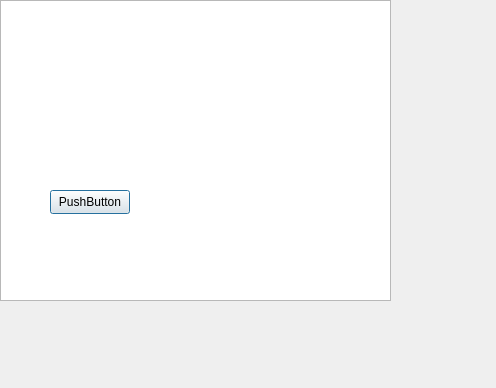
<?xml version="1.0" encoding="UTF-8"?>
<ui version="4.0">
 <class>Dialog</class>
 <widget class="QDialog" name="Dialog">
  <property name="geometry">
   <rect>
    <x>0</x>
    <y>0</y>
    <width>496</width>
    <height>388</height>
   </rect>
  </property>
  <property name="windowTitle">
   <string>Dialog</string>
  </property>
  <widget class="QGraphicsView" name="graphicsView">
   <property name="geometry">
    <rect>
     <x>0</x>
     <y>0</y>
     <width>391</width>
     <height>301</height>
    </rect>
   </property>
  </widget>
  <widget class="QPushButton" name="pushButton">
   <property name="geometry">
    <rect>
     <x>50</x>
     <y>190</y>
     <width>80</width>
     <height>24</height>
    </rect>
   </property>
   <property name="text">
    <string>PushButton</string>
   </property>
  </widget>
 </widget>
 <resources/>
 <connections/>
</ui>
